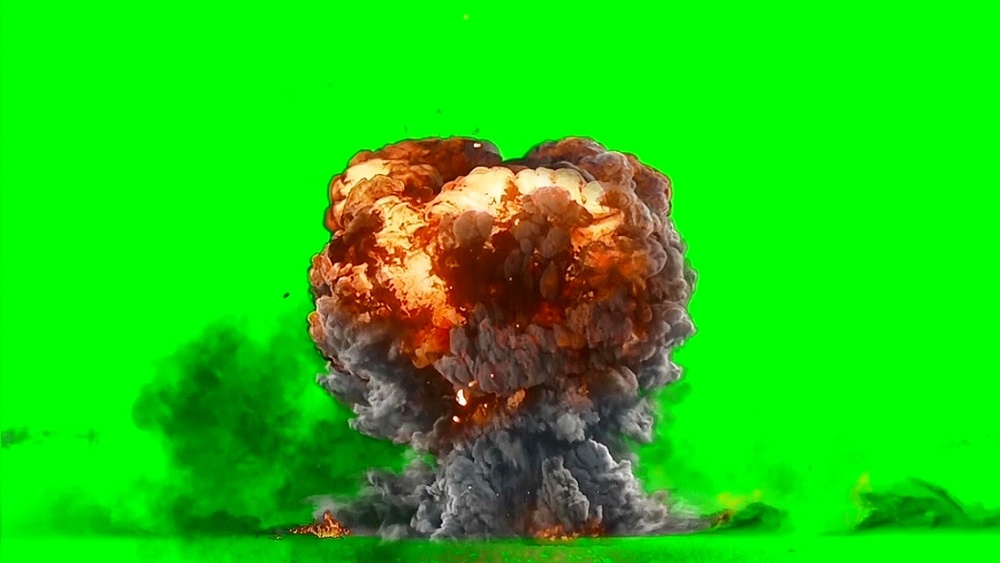
#> input picture CG/Aula7/imgs/bomba.jpg, 1000 x 563 px, shrunk from 1400 x 788 before the run; its folder holds only this picture in this run
$ python chroma_key.py
#> lines starting #> are read from the running program, lines starting #| are printed output that depends on the picture
import colorsys
import os

from PIL import Image

DIRETORIO_SCRIPT = os.path.dirname(os.path.abspath(__file__))
DIRETORIO_IMAGENS = os.path.join(DIRETORIO_SCRIPT, "imgs")

EXTENSOES_VALIDAS = (".png", ".jpg", ".jpeg", ".bmp")


def aplicar_chroma_key(imagem, h_min_graus=90, h_max_graus=150, s_minima_pct=20, v_minima_pct=15):
    """
    Remove o fundo verde de uma imagem, tornando-o transparente (Alpha = 0).

    A detecção é feita no espaço HSV, não no RGB: um pixel é considerado
    fundo quando seu Matiz (Hue) cai dentro da janela de tolerância ao
    redor do verde puro (120°), independente de quão claro ou escuro
    (Saturação/Brilho) ele esteja — cobrindo tanto um "verde limão" claro
    quanto um "verde musgo" escurecido por sombra.

    Pixels quase brancos/cinzas (Saturação baixa) ou quase pretos
    (Brilho baixo) são ignorados mesmo com o Matiz na faixa, pois neles
    o Matiz deixa de ser um indicador confiável de cor.

    :param h_min_graus: início da janela de tolerância do Matiz, em graus.
    :param h_max_graus: fim da janela de tolerância do Matiz, em graus.
    :param s_minima_pct: Saturação mínima (%) para o pixel contar como verde.
    :param v_minima_pct: Brilho mínimo (%) para o pixel contar como verde.
    """
    imagem_rgba = imagem.convert("RGBA")
    pixels = imagem_rgba.load()
    largura, altura = imagem_rgba.size

    h_min_norm = h_min_graus / 360.0
    h_max_norm = h_max_graus / 360.0
    s_minima_norm = s_minima_pct / 100.0
    v_minima_norm = v_minima_pct / 100.0

    for x in range(largura):
        for y in range(altura):
            r, g, b, a = pixels[x, y]
            h, s, v = colorsys.rgb_to_hsv(r / 255.0, g / 255.0, b / 255.0)

            matiz_eh_verde = h_min_norm <= h <= h_max_norm
            cor_eh_relevante = s >= s_minima_norm and v >= v_minima_norm

            if matiz_eh_verde and cor_eh_relevante:
                pixels[x, y] = (r, g, b, 0)

    return imagem_rgba


def processar_imagens_do_diretorio():
    """Aplica o chroma key em toda imagem encontrada em Aula7/imgs."""
    if not os.path.isdir(DIRETORIO_IMAGENS):
        print(f"[Chroma Key] Diretório não encontrado: {DIRETORIO_IMAGENS}")
        print("Crie a pasta 'imgs' e coloque uma imagem com fundo verde nela.")
        return

    arquivos = sorted(
        nome
        for nome in os.listdir(DIRETORIO_IMAGENS)
        if nome.lower().endswith(EXTENSOES_VALIDAS) and "_chroma_key" not in nome
    )

    if not arquivos:
        print(f"[Chroma Key] Nenhuma imagem encontrada em: {DIRETORIO_IMAGENS}")
        return

    for nome_arquivo in arquivos:
        caminho_entrada = os.path.join(DIRETORIO_IMAGENS, nome_arquivo)
        imagem = Image.open(caminho_entrada)
#> imagem is the input picture: PIL image 1000x563 RGB; mean R, G, B 29.7, 202.1, 14.1

        imagem_recortada = aplicar_chroma_key(imagem)
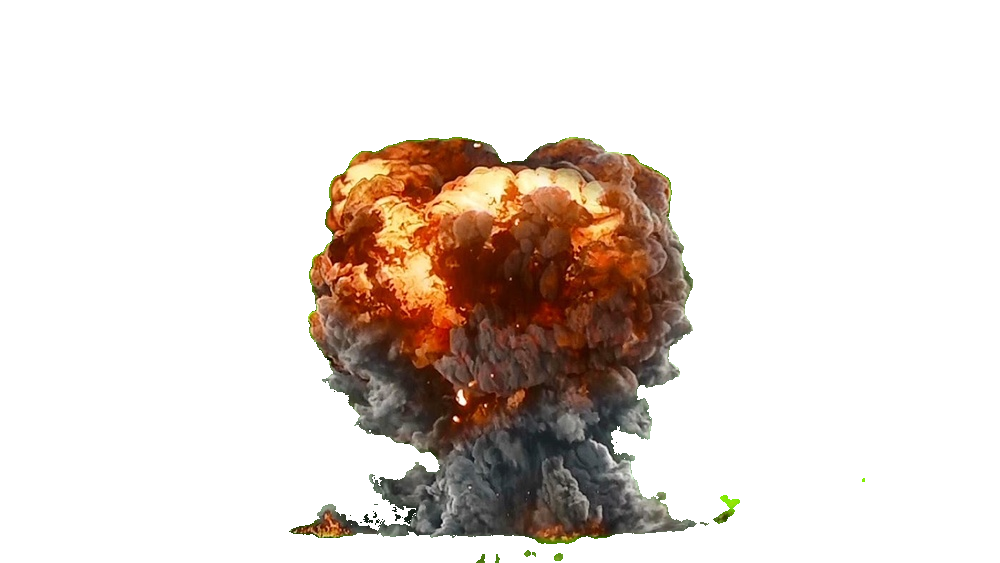
#> imagem_recortada: PIL image 1000x563 RGBA; mean R, G, B, A 29.7, 202.1, 14.1, 56.8; transparent parts drawn white

        nome_base, _ = os.path.splitext(nome_arquivo)
        caminho_saida = os.path.join(DIRETORIO_IMAGENS, f"{nome_base}_chroma_key.png")
        imagem_recortada.save(caminho_saida)
        print(f"[Chroma Key] {nome_arquivo} -> {os.path.basename(caminho_saida)}")


if __name__ == "__main__":
    processar_imagens_do_diretorio()

$ run again, on CG/Aula7/imgs/titiu.jpg
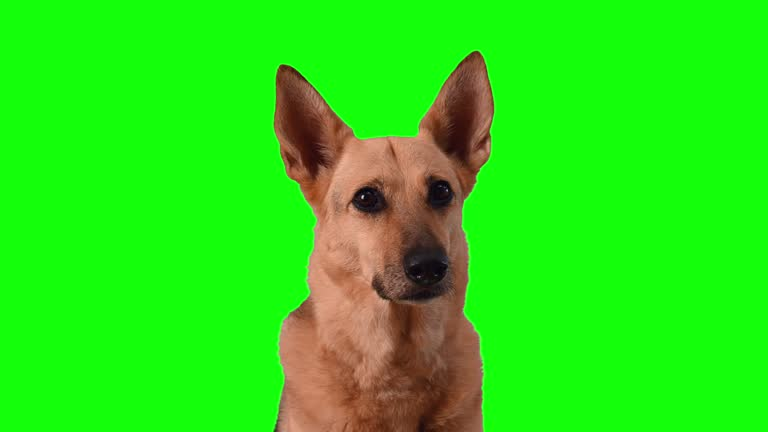
#> input picture CG/Aula7/imgs/titiu.jpg, 768 x 432 px
#> in processar_imagens_do_diretorio, imagem is the input picture: PIL image 768x432 RGB; mean R, G, B 42.7, 224.6, 21.8
#> in processar_imagens_do_diretorio, `imagem_recortada = aplicar_chroma_key(imagem)`:
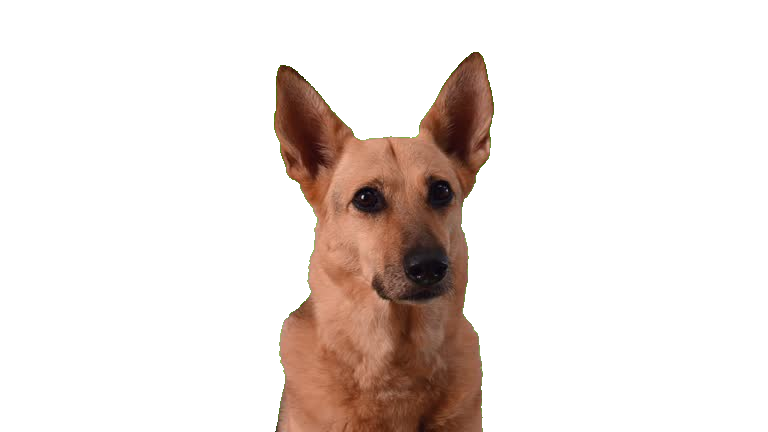
#> imagem_recortada: PIL image 768x432 RGBA; mean R, G, B, A 42.7, 224.6, 21.8, 46.9; transparent parts drawn white
